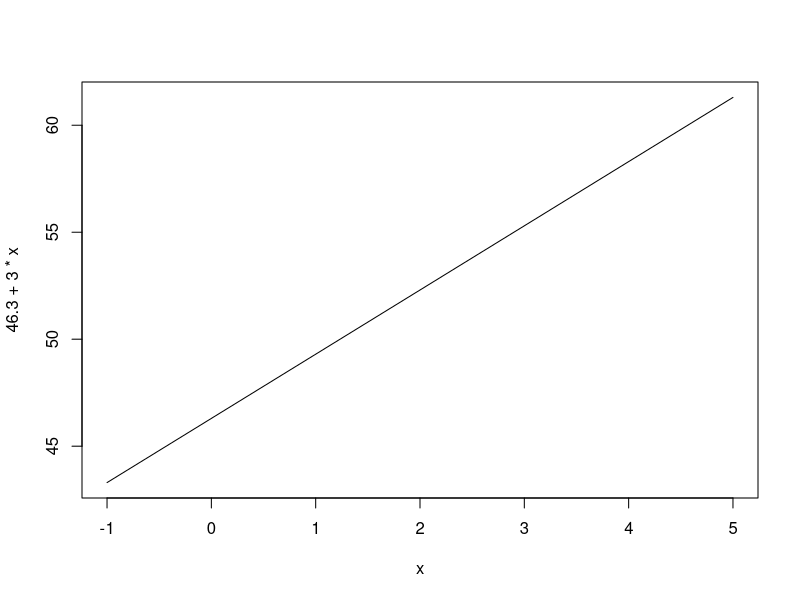
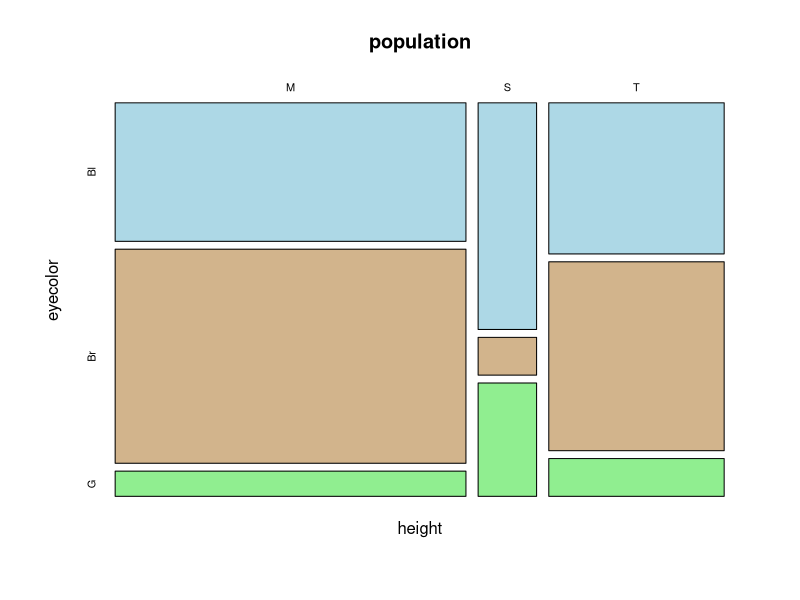
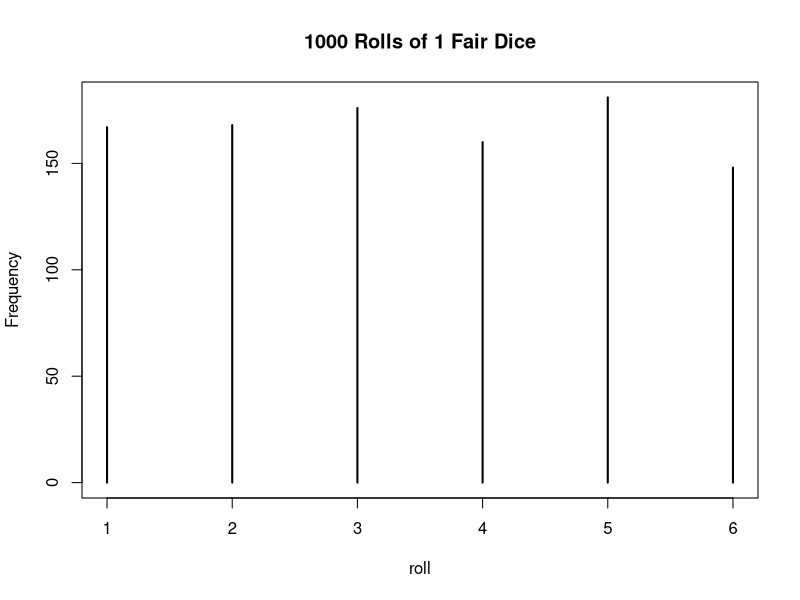
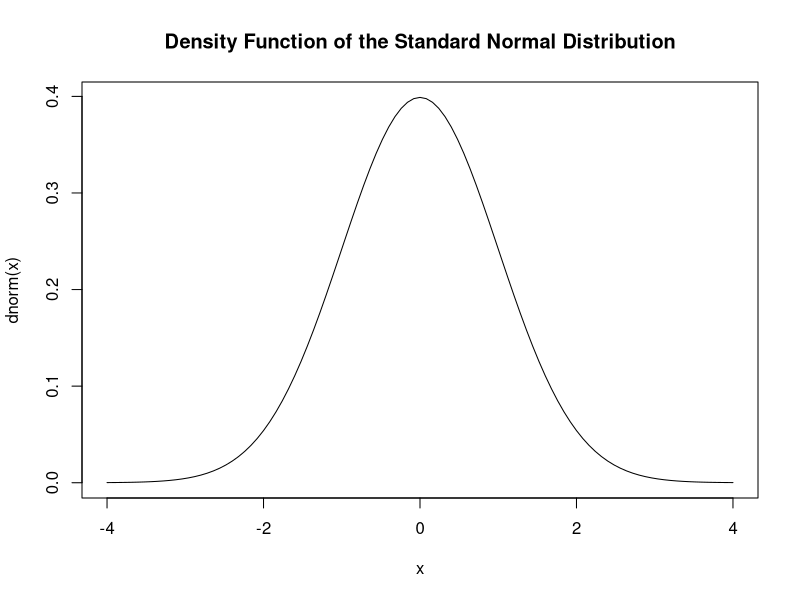
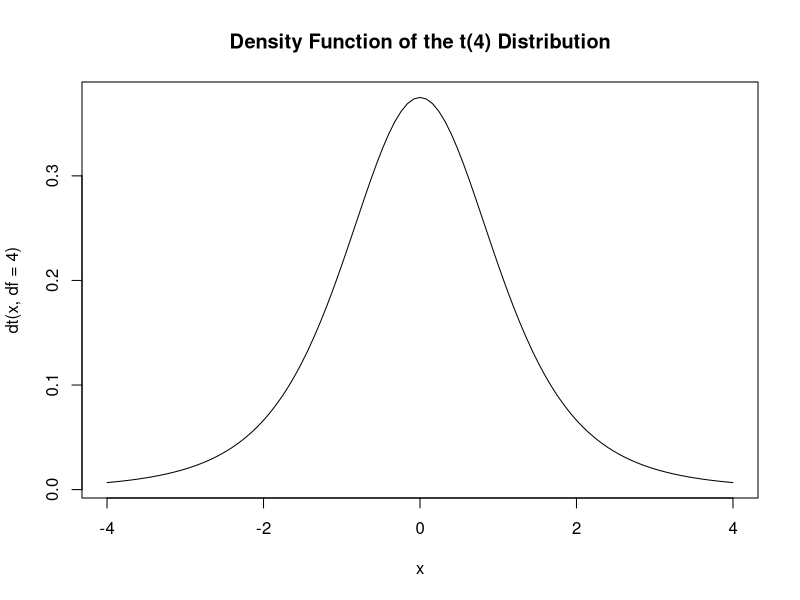
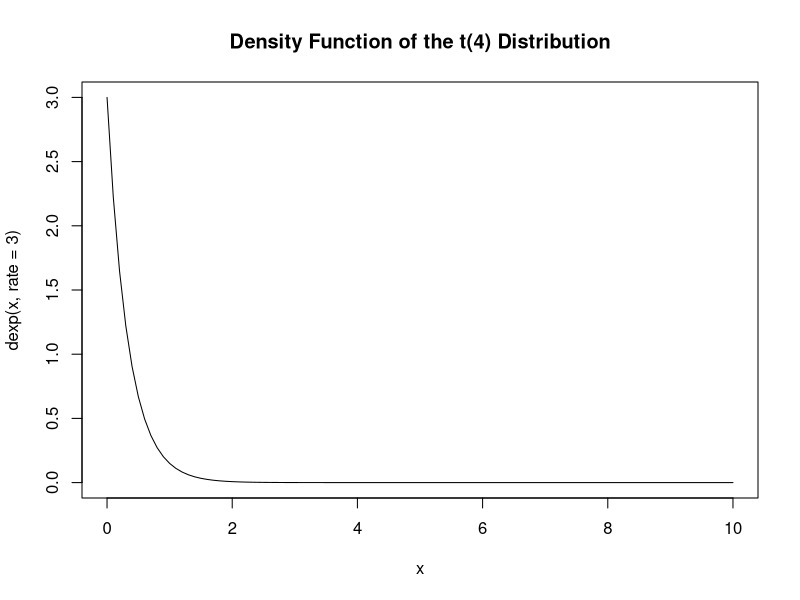
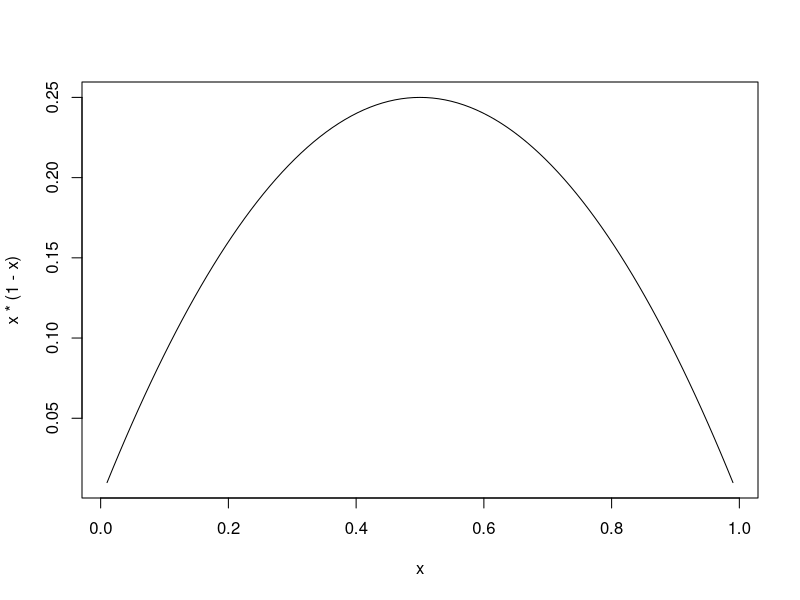
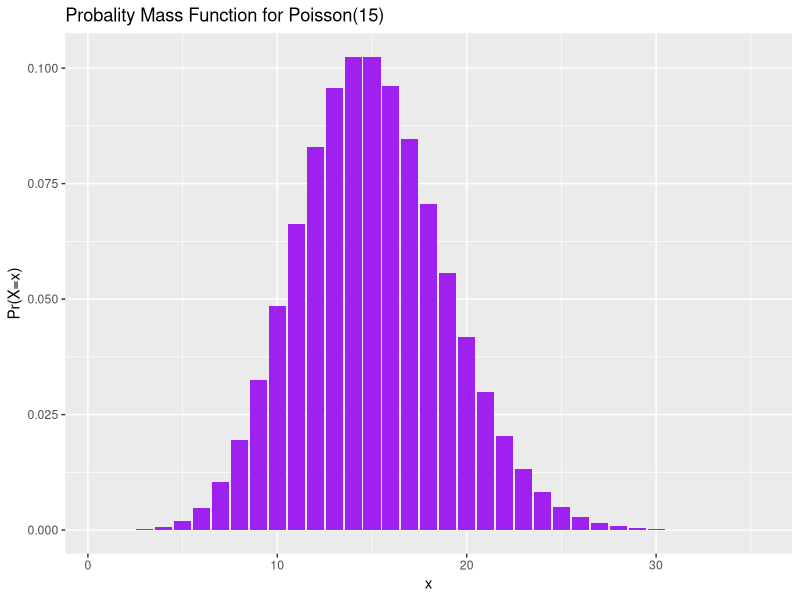

Reproduce these figures in R, in order.
## ---- chunk 1
knitr::opts_chunk$set(echo = TRUE)
## ---- chunk 2
# Load all packages here:
library(tidyverse)
library(dplyr)
library(ggplot2)
# Set seed value of random number generator to get "replicable" random numbers.
# The choice of seed value of 76 was an arbitrary one on my part.
set.seed(76)
## ---- chunk 3
stratum=1:3
country=c('United States','Mexico','Canada')
population=c(310,112,34)
averageAge=c(36.8,26.7,40.7)
#put vectors in a tibble to display
tibble(stratum,country,population,averageAge)
## ---- chunk 4
#the wrong way
averageNA=(population/sum(population))*averageAge
averageNA
averageNA=(population/sum(population))%*%averageAge
round(averageNA,1)

## ---- chunk 5
x1=c(-1,0,1)
x0=rep(1,3)
X = matrix(c(x0,x1),3,2)
X
betahat=c(46.3,3.0)
yhat=X%*%betahat
yhat
## ---- chunk 6
curve(46.3+3.0*x, from=-1, to=5)
## ---- chunk 7
poptable=tribble(
  ~height, ~eyecolor,  ~p,
 "T", "Bl",  .12,
"T", "Br", .15,
"T", "G", .03,
"M", "Bl", .22,
"M", "Br", .34,
"M", "G",  .04,
"S", "Bl",  .06,
"S", "Br",  .01,
"S", "G",  .03)
poptable <- poptable %>%
  mutate(p1000=p*1000)

population = poptable %>%
  uncount(p1000) #uncount takes a frequency variable and 
#replicates the data that many times and keeps all the #other variables in the data
mosaicplot(height~eyecolor, data=population,
           color=c('lightblue','tan','lightgreen'))
## ---- chunk 8
dice = 1:6
sample(x = dice, size = 1, replace = TRUE)
sims=sample(x = dice, size = 1000, replace = TRUE)
table(sims)/length(sims)
plot(table(sims), xlab = 'roll', ylab = 'Frequency', main = '1000 Rolls of 1 Fair Dice')
## ---- chunk 9
curve(dnorm(x), from=-4, to=4, main="Density Function of the Standard Normal Distribution")
## ---- chunk 10
curve(dt(x,df=4), from=-4, to=4, main="Density Function of the t(4) Distribution")
## ---- chunk 11
curve(dexp(x, rate=3), from=0, to=10, main="Density Function of the t(4) Distribution")
## ---- chunk 12
curve(x*(1-x), from=.01, to = .99, main="")
## ---- chunk 13
poissonpmf <-
  tibble (x=1:35, prob=dpois(x,15))

ggplot(data=poissonpmf, mapping=
         aes(x=x,y=prob))+
  geom_col(fill='purple') + 
  ggtitle("Probality Mass Function for Poisson(15)") +   xlab("x") + ylab("Pr(X=x)")
